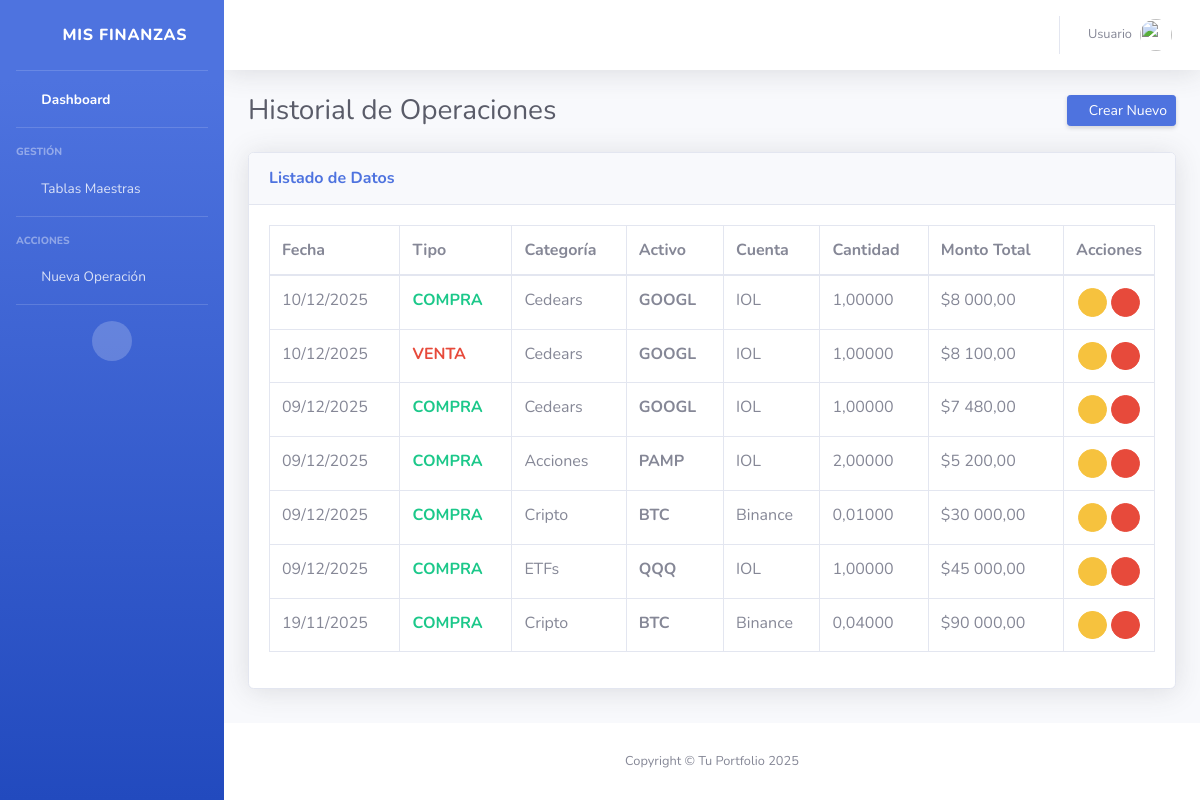
Before: /transacciones/ with the older database file.
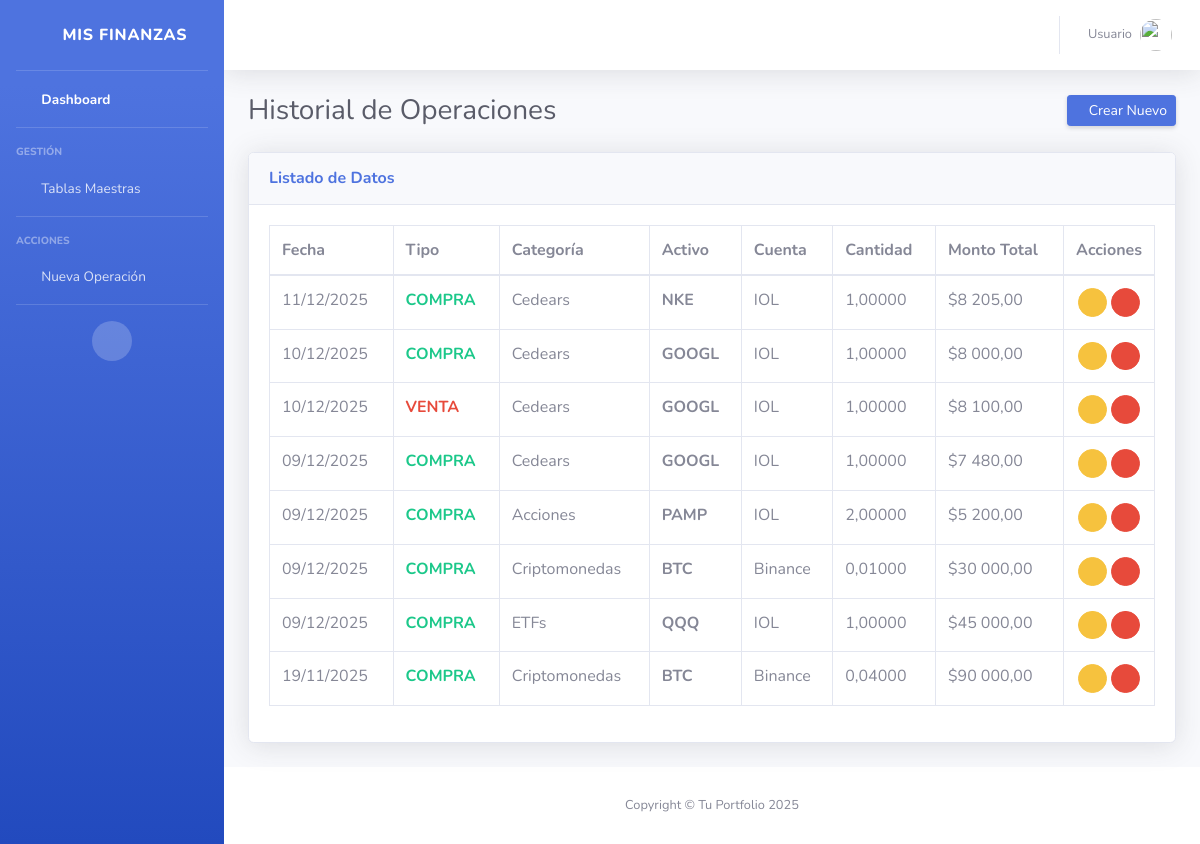
After: the same page with the newer database file.
### inversiones/models.py (models this page shows, shortened)
class Transaccion(models.Model):
    TIPO_CHOICES = [('COMPRA', 'Compra'), ('VENTA', 'Venta')]
    activo = models.ForeignKey(Activo, on_delete=models.CASCADE)
    cuenta = models.ForeignKey(Cuenta, on_delete=models.SET_NULL, null=True)
    tipo = models.CharField(max_length=6, choices=TIPO_CHOICES)
    cantidad = models.DecimalField(max_digits=10, decimal_places=5)
    precio = models.DecimalField(max_digits=10, decimal_places=2)
    fecha = models.DateField(default=timezone.now)

class Activo(models.Model):
    simbolo = models.CharField(max_length=10) # Ej: BTC
    nombre = models.CharField(max_length=100)
    categoria = models.ForeignKey(Categoria, on_delete=models.CASCADE)

class Categoria(models.Model):
    nombre = models.CharField(max_length=50) # Ej: Cripto, Acciones

class Cuenta(models.Model):
    nombre = models.CharField(max_length=50) # Ej: Binance, IOL

### inversiones/views.py (the view)
# urls.py: path('transacciones/', TransaccionListView.as_view(), name='transacciones_list'),
class TransaccionListView(ListView):
    model = Transaccion
    template_name = 'inversiones/transaccion_list.html'
    context_object_name = 'transacciones'
    ordering = ['-fecha']  # Ordenamos por fecha descendente
    def get_context_data(self, **kwargs):
        context = super().get_context_data(**kwargs)
        context['titulo'] = "Historial de Operaciones"
        context['create_url'] = reverse_lazy('nueva_operacion')
        return context

### inversiones/templates/inversiones/transaccion_list.html
{% extends 'inversiones/base_list.html' %}
{% load humanize %}
{% block columns %}
<tr>
    <th>Fecha</th>
    <th>Tipo</th>
    <th>Categoría</th>
    <th>Activo</th>
    <th>Cuenta</th>
    <th>Cantidad</th>
    <th>Monto Total</th>
    <th style="width: 10%;">Acciones</th>
</tr>
{% endblock %}
{% block rows %}
{% for operacion in transacciones %}
<tr>
    <td>{{ operacion.fecha|date:"d/m/Y" }}</td>
    <td class="{% if operacion.tipo == 'COMPRA' %}text-success{% else %}text-danger{% endif %} font-weight-bold">
        {{ operacion.tipo }}
    </td>
    <td>{{ operacion.activo.categoria.nombre }}</td>
    <td class="font-weight-bold">{{ operacion.activo.simbolo }}</td>
    <td>{{ operacion.cuenta.nombre|default:"-" }}</td>
    <td>{{ operacion.cantidad }}</td>
    <td>${{ operacion.precio|intcomma }}</td>
    <td class="text-center">
        <a href="{% url 'editar_operacion' operacion.pk %}" class="btn btn-warning btn-circle btn-sm" title="Editar">
            <i class="fas fa-pen"></i>
        </a>
        <a href="{% url 'eliminar_operacion' operacion.pk %}" class="btn btn-danger btn-circle btn-sm" title="Eliminar">
            <i class="fas fa-trash"></i>
        </a>
    </td>
</tr>
{% endfor %}
{% endblock %}

### inversiones/templates/inversiones/base_list.html
{% extends 'inversiones/index.html' %}
{% load static %}
{% block content %}
<div class="container-fluid">
    <div class="d-sm-flex align-items-center justify-content-between mb-4">
        <h1 class="h3 mb-0 text-gray-800">{{ titulo }}</h1>
        {% if create_url %}
        <a href="{{ create_url }}" class="d-none d-sm-inline-block btn btn-sm btn-primary shadow-sm">
            <i class="fas fa-plus fa-sm text-white-50"></i> Crear Nuevo
        </a>
        {% endif %}
    </div>
    <div class="card shadow mb-4">
        <div class="card-header py-3">
            <h6 class="m-0 font-weight-bold text-primary">Listado de Datos</h6>
        </div>
        <div class="card-body">
            <div class="table-responsive">
                <table class="table table-bordered table-hover" width="100%" cellspacing="0">
                    <thead>
                        {% block columns %}
                        {% endblock %}
                    </thead>
                    <tbody>
                        {% block rows %}
                        {% endblock %}
                    </tbody>
                </table>
            </div>
        </div>
    </div>
</div>
{% endblock %}

### inversiones/templates/inversiones/index.html (shortened to what this page needs)
<!DOCTYPE html>
<html lang="es">
<head>
    {% load static %}
    {% load humanize %}
    <link href="{% static 'vendor/fontawesome-free/css/all.min.css' %}" rel="stylesheet" type="text/css">
    <link href="{% static 'css/sb-admin-2.min.css' %}" rel="stylesheet">
</head>
<body id="page-top">
    <div id="wrapper">
        <ul class="navbar-nav bg-gradient-primary sidebar sidebar-dark accordion" id="accordionSidebar">
            <a class="sidebar-brand d-flex align-items-center justify-content-center" href="{% url 'home' %}">
                <div class="sidebar-brand-icon rotate-n-15">
                    <i class="fas fa-chart-line"></i>
                </div>
                <div class="sidebar-brand-text mx-3">Mis Finanzas</div>
            </a>
            <hr class="sidebar-divider my-0">
            <li class="nav-item active">
                <a class="nav-link" href="{% url 'home' %}">
                    <i class="fas fa-fw fa-tachometer-alt"></i>
                    <span>Dashboard</span></a>
            </li>
            <hr class="sidebar-divider">
            <div class="sidebar-heading">
                Gestión
            </div>
            <li class="nav-item">
                <a class="nav-link collapsed" href="#" data-toggle="collapse" data-target="#collapseGestion"
                    aria-expanded="true" aria-controls="collapseGestion">
                    <i class="fas fa-fw fa-database"></i> <span>Tablas Maestras</span>
                </a>
            </li>
            <hr class="sidebar-divider">
            <div class="sidebar-heading">
                Acciones
            </div>
            <li class="nav-item">
                <a class="nav-link" href="{% url 'nueva_operacion' %}">
                    <i class="fas fa-fw fa-plus-circle"></i>
                    <span>Nueva Operación</span></a>
            </li>
            <hr class="sidebar-divider d-none d-md-block">
            <div class="text-center d-none d-md-inline">
                <button class="rounded-circle border-0" id="sidebarToggle"></button>
            </div>
        </ul>
        <div id="content-wrapper" class="d-flex flex-column">
            <div id="content">
                <nav class="navbar navbar-expand navbar-light bg-white topbar mb-4 static-top shadow">
                    <ul class="navbar-nav ml-auto">
                        <li class="nav-item dropdown no-arrow">
                            <a class="nav-link dropdown-toggle" href="#" id="userDropdown" role="button"
                                data-toggle="dropdown" aria-haspopup="true" aria-expanded="false">
                                <span class="mr-2 d-none d-lg-inline text-gray-600 small">Usuario</span>
                                <img class="img-profile rounded-circle" src="{% static 'img/undraw_profile.svg' %}">
                            </a>
                        </li>
                    </ul>
                </nav>
                {% block content %}{% endblock %}
            </div>
            <footer class="sticky-footer bg-white">
                <div class="container my-auto">
                    <div class="copyright text-center my-auto">
                        <span>Copyright &copy; Tu Portfolio 2025</span>
                    </div>
                </div>
            </footer>
        </div>
    </div>
</body>
</html>

Changed rows visible on the page:
added Transaccion: fecha "11/12/2025", tipo "COMPRA", activo.categoria.nombre "Cedears", activo.simbolo "NKE", cuenta.nombre "IOL", cantidad "1,00000", precio "8 205,00"
changed through a linked row, Transaccion (number 6 of 8 on the later page): activo.categoria.nombre "Cripto" → "Criptomonedas"
changed through a linked row, Transaccion (number 8 of 8 on the later page): activo.categoria.nombre "Cripto" → "Criptomonedas"
